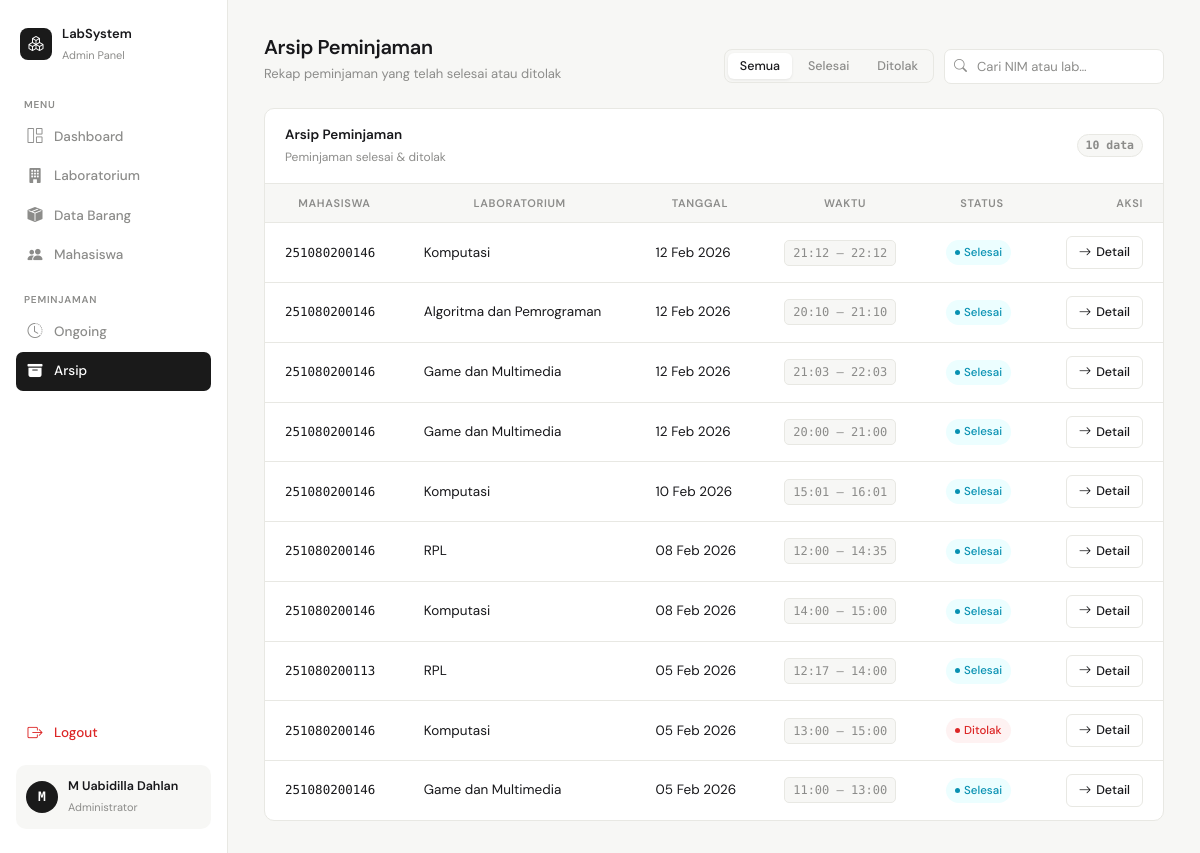
The page /arsip_peminjaman.php (signed in) on the database as committed earlier.
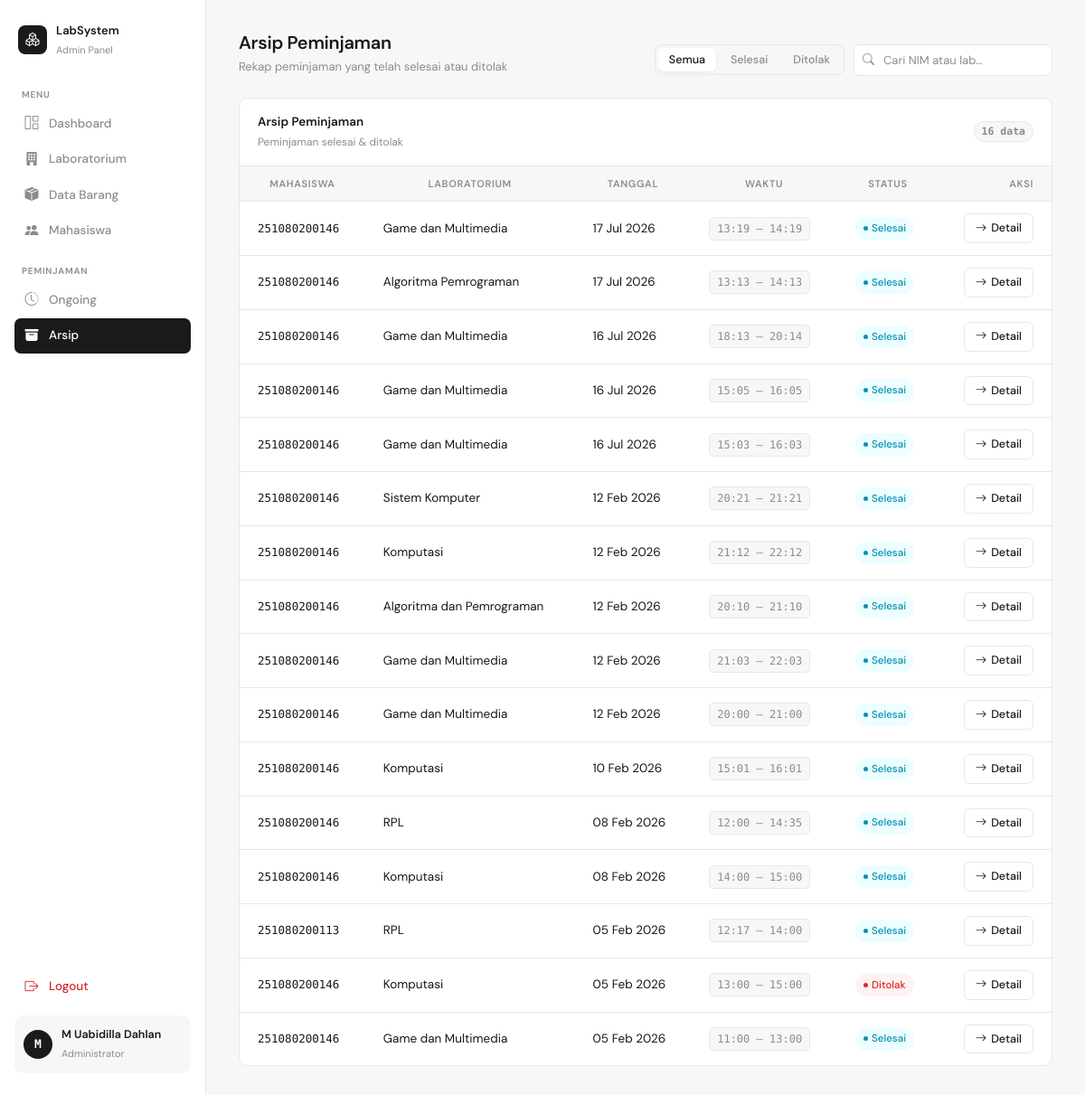
The same page on the database as committed later.
### tables this page shows
CREATE TABLE `data_pinjam` (
  `id_data` int NOT NULL,
  `nim` char(12) NOT NULL,
  `tanggal` date NOT NULL,
  `jam_mulai` time NOT NULL,
  `jam_selesai` time NOT NULL,
  `nama_lab` varchar(100) NOT NULL,
  `kursi` int DEFAULT NULL,
  `status` enum('disetujui','ditolak','menunggu','selesai') NOT NULL
);

### arsip_peminjaman.php (the view, shortened to what the changed rows need)
<?php
include 'koneksi.php';
$query = mysqli_query($koneksi, "
    SELECT *
    FROM data_pinjam
    WHERE status IN ('selesai', 'ditolak')
    ORDER BY tanggal DESC
");
?>
<!DOCTYPE html>
<html lang="id">
<head>
<link href="https://cdn.jsdelivr.net/npm/bootstrap-icons/font/bootstrap-icons.css" rel="stylesheet">
</head>
<body>
<main class="main">
    <div class="page-header">
        <div class="page-header-left">
            <h1>Arsip Peminjaman</h1>
        </div>
    </div>
    <div class="card">
        <div class="card-header">
            <div class="card-header-left">
                <h2>Arsip Peminjaman</h2>
                <span>Peminjaman selesai &amp; ditolak</span>
            </div>
            <span class="count-chip" id="rowCount">—</span>
        </div>
        <div class="table-wrap">
            <table>
                <thead>
                    <tr>
                        <th>Mahasiswa</th>
                        <th>Laboratorium</th>
                        <th>Tanggal</th>
                        <th>Waktu</th>
                        <th>Status</th>
                        <th>Aksi</th>
                    </tr>
                </thead>
                <tbody id="tableBody">
                <?php if (mysqli_num_rows($query) == 0): ?>
                    <tr class="state-row" id="emptyDefault">
                        <td colspan="6">
                            <div class="state-icon"><i class="bi bi-archive"></i></div>
                            <p>Belum ada data arsip peminjaman.</p>
                        </td>
                    </tr>
                <?php else: ?>
                    <?php while ($row = mysqli_fetch_assoc($query)):
                        $badgeClass = match($row['status']) {
                            'disetujui' => 'badge-disetujui',
                            'ditolak'   => 'badge-ditolak',
                            'selesai'   => 'badge-selesai',
                            default     => 'badge-default'
                        };
                    ?>
                    <tr data-status="<?= htmlspecialchars($row['status']) ?>">
                        <td><span class="nim-text"><?= htmlspecialchars($row['nim']) ?></span></td>
                        <td><?= htmlspecialchars($row['nama_lab']) ?></td>
                        <td><?= date('d M Y', strtotime($row['tanggal'])) ?></td>
                        <td>
                            <span class="time-range">
                                <?= substr($row['jam_mulai'], 0, 5) ?> – <?= substr($row['jam_selesai'], 0, 5) ?>
                            </span>
                        </td>
                        <td>
                            <span class="badge <?= $badgeClass ?>">
                                <?= ucfirst($row['status']) ?>
                            </span>
                        </td>
                        <td>
                            <a href="detail_pinjam.php?id=<?= $row['id_data'] ?>" class="btn-detail">
                                <i class="bi bi-arrow-right"></i> Detail
                            </a>
                        </td>
                    </tr>
                    <?php endwhile; ?>
                <?php endif; ?>
                </tbody>
            </table>
        </div>
    </div>
</main>
</body>
</html>

Rows that differ between the two databases and show on the page:
added data_pinjam: nim "251080200146", nama_lab "Game dan Multimedia", tanggal "17 Jul 2026", jam_mulai "13:19", jam_selesai "14:19", status "Selesai"
added data_pinjam: nim "251080200146", nama_lab "Algoritma Pemrograman", tanggal "17 Jul 2026", jam_mulai "13:13", jam_selesai "14:13", status "Selesai"
added data_pinjam: nim "251080200146", nama_lab "Game dan Multimedia", tanggal "16 Jul 2026", jam_mulai "18:13", jam_selesai "20:14", status "Selesai"
added data_pinjam: nim "251080200146", nama_lab "Game dan Multimedia", tanggal "16 Jul 2026", jam_mulai "15:05", jam_selesai "16:05", status "Selesai"
added data_pinjam: nim "251080200146", nama_lab "Game dan Multimedia", tanggal "16 Jul 2026", jam_mulai "15:03", jam_selesai "16:03", status "Selesai"
now on this page (row edited): data_pinjam: nim "251080200146", nama_lab "Sistem Komputer", tanggal "12 Feb 2026", jam_mulai "20:21", jam_selesai "21:21", status "Selesai"
Other text that changed with them:
text written by a page script: "10 data" → "16 data"
